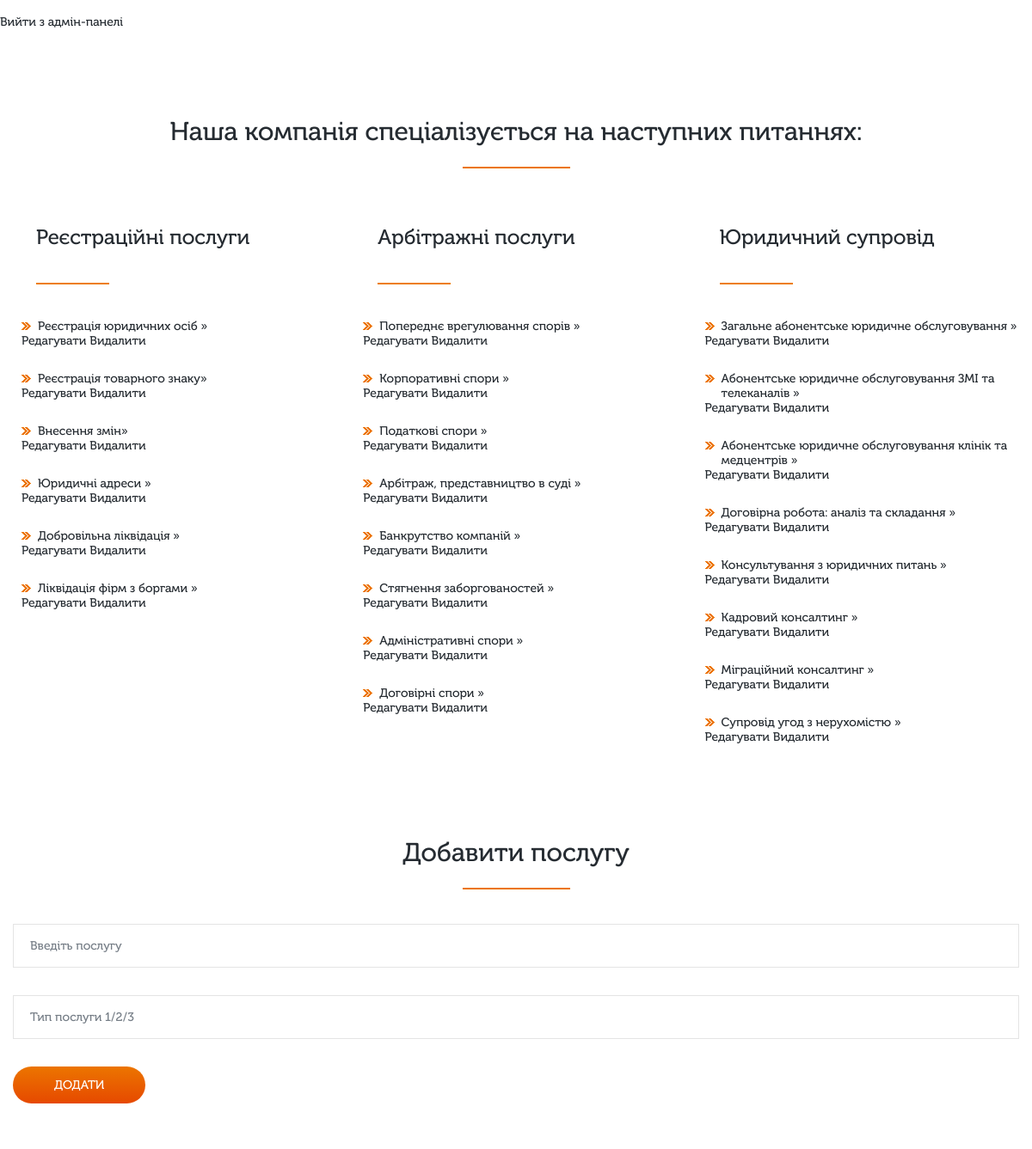
Screenshot of /admin.php?id=1 (signed in) with the database file from the repository.
### tables this page shows
CREATE TABLE `kind_of_services` (
  `id` int(9) NOT NULL,
  `kind_name` varchar(20) NOT NULL
);

CREATE TABLE `services` (
  `id` int(9) NOT NULL,
  `service_name` varchar(150) NOT NULL,
  `kind_id` int(9) NOT NULL
);

### admin.php (the view, shortened to what this page needs)
<!DOCTYPE html>
	<?php
	$servername = '127.0.0.1:3306';
	$username = 'root';
	$password = '';
	$dbname = 'notalex';
	$conn = mysqli_connect($servername, $username, $password, $dbname);
	if(isset($_GET['id']) && isset($_SESSION['id']) && $_GET['id'] == $_SESSION['id']) {
?>
	<html lang="ua">
	<head>
	<link href="css/style.css?v=4" type="text/css" rel="stylesheet">
	<link href="css/media.css?v=4" type="text/css" rel="stylesheet">
	</head>
	<body>
	<br>
	<a href="admin.php?id=<?php echo($_SESSION['id']);?>&exit=true" class="modal_btn-1">Вийти з адмін-панелі</a>
	<section class="services-block landingItem" id="services-block">
	  <div class="wrapper">
		<h2 class="block-title">Наша компанія спеціалізується на наступних питаннях:</h2>
		<div class="services-list">
		  <div class="row">
		  <?php
				$sql = 'SELECT COUNT(DISTINCT id) FROM kind_of_services';
				$result = mysqli_query($conn, $sql);
				$count_of_kind = 0;
				if (mysqli_num_rows($result) > 0) {
				  while($row = mysqli_fetch_assoc($result)) {
					$count_of_kind = $row['COUNT(DISTINCT id)'];
				  }
				} else {
				  echo "Результатів не знайдено";
				}
				for($i=1;$i<=$count_of_kind;$i++){
					$sql = 'SELECT * FROM kind_of_services WHERE id=' . $i;
					$result = mysqli_query($conn, $sql);
					echo('<div class="services-item">');
					while($row = mysqli_fetch_assoc($result)) {
						echo ('
						<div class="services-item__title">' . $row["kind_name"] . '</div><ul class="services-item__text">');
						$sql_services = 'SELECT * FROM services WHERE kind_id=' . $row["id"];
						$sql_services_result = mysqli_query($conn, $sql_services);
						while($services_row = mysqli_fetch_assoc($sql_services_result)) {
							echo('<li><a class="modal_btn-3">' .$services_row["service_name"] . '</a></li>
							<a href="/edit.php?content_id=' . $services_row["id"] . '&id=' . $_SESSION["id"] . '">Редагувати</a>
							<a href="/delete.php?content_id=' . $services_row["id"] . '&id=' . $_SESSION["id"] . '">Видалити</a>');
						}
					}
					echo('</ul></div>');
				}
			?>
		  </div>
		<h2 class="block-title"><br><br><br>Добавити послугу</h2>
		<?php
		echo('<form method="post" action="admin.php?id='. $_SESSION["id"] .'">
				<input type="text" id="service_name" class="form-input" placeholder="Введіть послугу" name="service_name" value=""><br>
				<input type="text" id="kind_id" class="form-input" placeholder="Тип послуги 1/2/3" name="kind_id" value=""><br>
				<input class="form-submit feedback" type="submit" value="Додати">
			</form>');
		?>
		</div>
	  </div>
	</section>
	</body>
	</html>
<?php
}
?>

### css/style.css (style rules this page uses)
*, *:before, *:after { -webkit-box-sizing: border-box; -moz-box-sizing: border-box; -ms-box-sizing: border-box; -o-box-sizing: border-box; box-sizing: border-box; }
.animate, .form-submit, input, button, textarea, select, a, .slick-dots li, .slick-arrow:after, .arcticmodal-close { -webkit-transition: all .4s; -moz-transition: all .4s; -ms-transition: all .4s; -o-transition: all .4s; transition: all .4s; }
body { background: #fff; font: normal 14px 'MuseoCyrl-500', Tahoma; color: #252b31; -webkit-font-smoothing: antialiased; -moz-osx-font-smoothing: grayscale; }
a { color: inherit;text-decoration: none;cursor: pointer; }
.wrapper { max-width: 1190px; min-height: 0px; margin: 0 auto; padding: 0 10px; position: relative; }
h1, h2, h3, h4, h5, h6 { display: block; font-weight: normal; position: relative; }
form { width: 100%; display: block; }
input, button, select, textarea { font-family: 'MuseoCyrl-500', Tahoma, sans-serif; }
.clearfix:before, .clearfix:after, .wrapper:before, .wrapper:after, .row:before, .row:after, .price-item:before, .price-item:after { height: 0; content: ""; clear: both; display: block; visibility: hidden; }
.services-block { background: #fff; padding: 101px 0 44px 0; position: relative; }
.block-title { margin: 0 0 20px; padding: 0 0 20px; font-weight: normal; font-size: 30px; text-align: center; position: relative; }
.block-title:after { background: #ec7500; width: 125px; height: 2px; margin: 0 auto; margin-top: 23px; content: ''; display: block; }
.services-list { padding: 25px 0; overflow: hidden; }
.services-list .row { margin: 0 -11px; }
.services-item { width: 33.33%; padding: 0 11px; float: left; }
.services-item__title { margin: 0 0 40px; padding: 0 0 0 27px; font-size: 24px; line-height: 29px; position: relative; }
.services-item__title:after { background: #ed7e11; width: 85px; height: 2px; content: ''; display: block; margin: 39px 0 0; }
.services-item__text { margin: 0 0 0 10px; padding: 0; }
.services-item__text li { margin: 27px 0 0; padding: 0 0 0 19px; list-style-type: none; position: relative; }
.services-item__text li:first-child { margin-top: 0; }
.services-item__text li:after { background: url(../images/icon-services.png) 0 0 no-repeat; width: 11px; height: 9px; content: ''; display: block; position: absolute; top: 4px; left: 0; }
.services-item__text li a:after { content: '\00BB'; }
.form-input { background: #fff; width: 100%; margin: 0 0 15px; padding: 16px 19px; display: block; font-size: 14px; color: #000; border: 1px solid #e4e4e4; }
.form-submit { background: #ec7500; background: -moz-linear-gradient(top, #ec7500 0%, #e64900 100%); background: -webkit-linear-gradient(top, #ec7500 0%,#e64900 100%); background: linear-gradient(to bottom, #ec7500 0%,#e64900 100%); filter: progid:DXImageTransform.Microsoft.gradient( startColorstr='#ec7500', endColorstr='#e64900',GradientType=0 ); padding: 13px 48px; display: inline-block; font-size: 14px; color: #fff; text-align: center; text-transform: uppercase; border-radius: 30px; -webkit-border-radius: 30px; -moz-border-radius: 30px; -ms-border-radius: 30px; -o-border-radius: 30px; vertical-align: top; position: relative; cursor: pointer; }

### rows the page displays
kind_of_services: kind_name "Реєстраційні послуги"
services: service_name "Реєстрація юридичних осіб"
services: service_name "Реєстрація товарного знаку"
services: service_name "Внесення змін"
services: service_name "Юридичні адреси"
services: service_name "Добровільна ліквідація"
services: service_name "Ліквідація фірм з боргами"
kind_of_services: kind_name "Арбітражні послуги"
services: service_name "Попереднє врегулювання спорів"
services: service_name "Корпоративні спори"
services: service_name "Податкові спори"
services: service_name "Арбітраж, представництво в суді"
services: service_name "Банкрутство компаній"
services: service_name "Стягнення заборгованостей"
services: service_name "Адміністративні спори"
services: service_name "Договірні спори"
kind_of_services: kind_name "Юридичний супровід"
services: service_name "Загальне абонентське юридичне обслуговування"
services: service_name "Абонентське юридичне обслуговування ЗМІ та телеканалів"
services: service_name "Абонентське юридичне обслуговування клінік та медцентрів"
services: service_name "Договірна робота: аналіз та складання"
services: service_name "Консультування з юридичних питань"
services: service_name "Кадровий консалтинг"
services: service_name "Міграційний консалтинг"
services: service_name "Супровід угод з нерухомістю"
